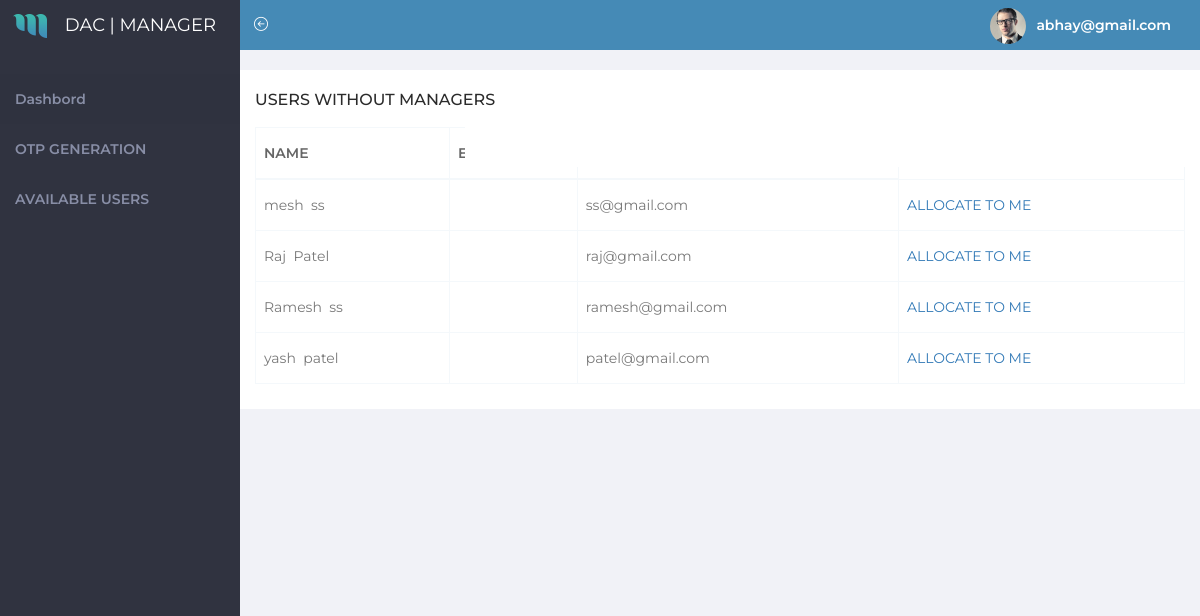
Screenshot of /manager/allocate_manager.php (signed in) with the database file from the repository.
### tables this page shows
CREATE TABLE IF NOT EXISTS `user` (
  `first_name` varchar(255) NOT NULL,
  `last_name` varchar(255) NOT NULL,
  `pincode` int(11) DEFAULT NULL,
  `email` varchar(255) NOT NULL,
  `password` varchar(255) NOT NULL,
  `id` int(11) NOT NULL AUTO_INCREMENT,
  `saltvalue` varchar(255) NOT NULL,
  `verified` int(11) NOT NULL,
  `manager_id_fk` int(11) DEFAULT NULL,
  PRIMARY KEY (`id`),
  KEY `user_manager_fk` (`manager_id_fk`),
  CONSTRAINT `user_manager_fk` FOREIGN KEY (`manager_id_fk`) REFERENCES `manager` (`id`)
);

### manager/allocate_manager.php (the view, shortened to what this page needs)
<?php
require('../config.php');
include('managerHeader.php');
?>
<br>
<div id="page-wrapper">
    <div class='row'>
        <div class='col-sm-12'>
            <div class='white-box'>
                <h3>USERS WITHOUT MANAGERS</h3>
                <div class='table-responsive'>
                    <table class='table table-bordered'>
                        <thead>
                            <tr>
                                <th>NAME</td>
                                <th>EMAIL</th>
                                <th>Action</th>
                            </tr>
                        </thead>
                        <tbody>
                            <?php
                            $stmt = $con->prepare("SELECT first_name, last_name, id, email FROM user where manager_id_fk is null");
                            $stmt->execute();
                            $stmt->store_result();
                            $stmt->bind_result($first_name, $last_name, $id, $email);
                            while ($stmt->fetch()) {
                                echo "
                                <tr>
                                    <td>$first_name&nbsp; $last_name<td>
                                    <td>$email</td>
                                    <td><a href='allocate_user.php?user_id=$id'> ALLOCATE TO ME </a></td>
                                </tr> ";
                            }
                            ?>
                </div>
            </div>
        </div>
    </div>
</div>
<?php
include('managerFooter.php');
?>

### rows the page displays
user: first_name "mesh", last_name "ss", email "ss@gmail.com"
user: first_name "Raj", last_name "Patel", email "raj@gmail.com"
user: first_name "Ramesh", last_name "ss", email "ramesh@gmail.com"
user: first_name "yash", last_name "patel", email "patel@gmail.com"

### other values shown
$_SESSION["username"] "abhay@gmail.com"
